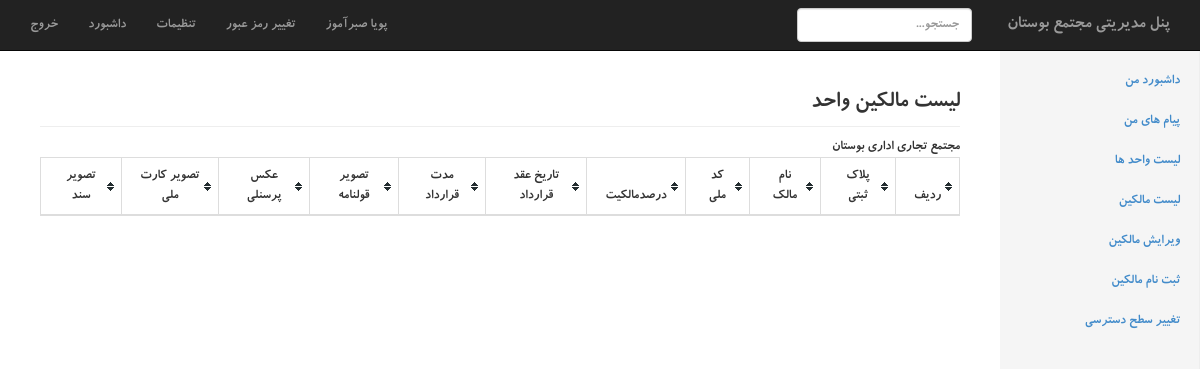
/index.php?page=vahed_contracts&id=1 (signed in), run on an earlier commit of the app's database.
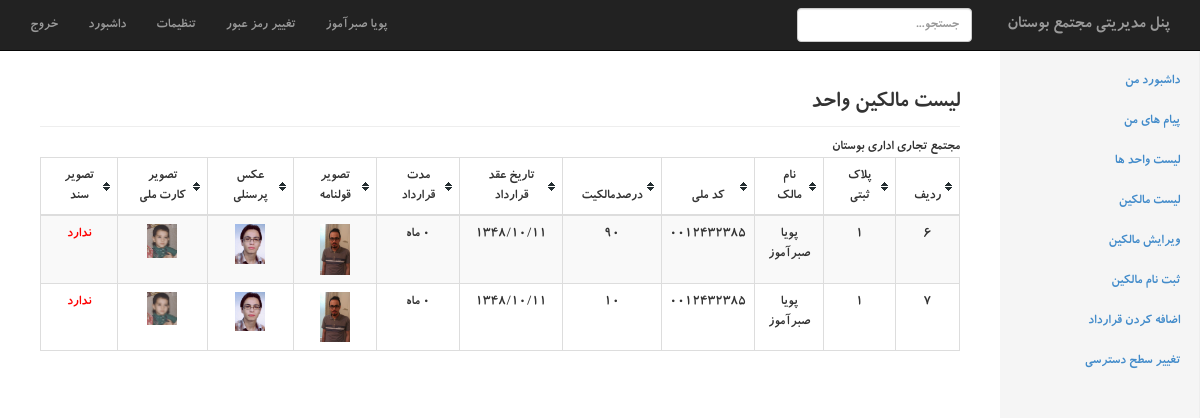
And on a later commit of the database.
### tables this page shows
CREATE TABLE IF NOT EXISTS `contract` (
  `id` int(11) NOT NULL AUTO_INCREMENT,
  `vahed_id` int(11) NOT NULL,
  `users_id` int(11) NOT NULL,
  `percent` int(11) NOT NULL,
  `gholname_image` varchar(250) NOT NULL,
  `begin_date` bigint(20) NOT NULL,
  `duration` int(11) NOT NULL,
  PRIMARY KEY (`id`)
);

CREATE TABLE IF NOT EXISTS `vahed` (
  `id` int(11) NOT NULL AUTO_INCREMENT,
  `radif` varchar(255) DEFAULT NULL,
  `pelak_sabti` varchar(255) DEFAULT NULL,
  `pelak_abi` varchar(255) DEFAULT NULL,
  `address` varchar(255) DEFAULT NULL,
  `masahat_sabti` varchar(255) DEFAULT NULL,
  `kontori_marboote` varchar(255) DEFAULT NULL,
  `shomare_badane_kontor` varchar(255) DEFAULT NULL,
  `shomare_parvande` varchar(255) DEFAULT NULL,
  `noe_faaz` varchar(255) DEFAULT NULL,
  `noe_karbari` varchar(255) DEFAULT NULL,
  `ab` varchar(255) DEFAULT NULL,
  `parking` varchar(255) DEFAULT NULL,
  `gaz` varchar(255) DEFAULT NULL,
  `telephone` varchar(255) DEFAULT NULL,
  `sanad` varchar(250) NOT NULL,
  PRIMARY KEY (`id`)
);

CREATE TABLE IF NOT EXISTS `users` (
  `id` int(11) NOT NULL AUTO_INCREMENT,
  `first_name` varchar(250) NOT NULL,
  `last_name` varchar(250) NOT NULL,
  `melli_code` varchar(250) NOT NULL,
  `mobile` varchar(250) NOT NULL,
  `tel` varchar(250) NOT NULL,
  `address` text NOT NULL,
  `birthday` bigint(20) NOT NULL,
  `personal_image` varchar(250) NOT NULL,
  `karte_melli_image` varchar(250) NOT NULL,
  PRIMARY KEY (`id`)
);

### include/jdf.php (called while the page is built, shortened)
<?php
function jdate($format,$timestamp='',$none='',$time_zone='Asia/Tehran',$tr_num='fa'){
 $T_sec=0;
 $ts=$T_sec+(($timestamp=='' or $timestamp=='now')?time():tr_num($timestamp));
 $date=explode('_',date('H_i_j_n_O_P_s_w_Y',$ts));
 list($j_y,$j_m,$j_d)=gregorian_to_jalali($date[8],$date[3],$date[2]);
 $sl=strlen($format);
 $out='';
 for($i=0; $i<$sl; $i++){
  $sub=substr($format,$i,1);
  switch($sub){
	case'd':
	$out.=($j_d<10)?'0'.$j_d:$j_d;
	break;
	case'm':
	$out.=($j_m>9)?$j_m:'0'.$j_m;
	break;
	case'Y':
	$out.=$j_y;
	break;
	default:$out.=$sub;
  }
 }
 return($tr_num!='en')?tr_num($out,'fa','.'):$out;
}
function tr_num($str,$mod='en',$mf='٫'){
 $num_a=array('0','1','2','3','4','5','6','7','8','9','.');
 $key_a=array('۰','۱','۲','۳','۴','۵','۶','۷','۸','۹',$mf);
 return($mod=='fa')?str_replace($num_a,$key_a,$str):str_replace($key_a,$num_a,$str);
}
function gregorian_to_jalali($g_y,$g_m,$g_d,$mod=''){
	$g_y=tr_num($g_y); $g_m=tr_num($g_m); $g_d=tr_num($g_d);
 $d_4=$g_y%4;
 $g_a=array(0,0,31,59,90,120,151,181,212,243,273,304,334);
 $doy_g=$g_a[(int)$g_m]+$g_d;
 $d_33=(int)((($g_y-16)%132)*.0305);
 $a=($d_33==3 or $d_33<($d_4-1) or $d_4==0)?286:287;
 $b=(($d_33==1 or $d_33==2) and ($d_33==$d_4 or $d_4==1))?78:(($d_33==3 and $d_4==0)?80:79);
 if($doy_g>$b){
  $jy=$g_y-621; $doy_j=$doy_g-$b;
 }else{
  $jy=$g_y-622; $doy_j=$doy_g+$a;
 }
 if($doy_j<187){
  $jm=(int)(($doy_j-1)/31); $jd=$doy_j-(31*$jm++);
 }else{
  $jm=(int)(($doy_j-187)/30); $jd=$doy_j-186-($jm*30); $jm+=7;
 }
 return($mod=='')?array($jy,$jm,$jd):$jy.$mod.$jm.$mod.$jd;
}

### include/vahed_contracts.php (the view, shortened to what this page needs)
<h3 class="sub-header">لیست مالکین واحد</h3>
مجتمع تجاری اداری بوستان
    <table class="table table-striped table-hover table-bordered tablesorter">
    		<thead>
				<tr>
					<th>ردیف</th>
					<th>پلاک ثبتی</th>
                    <th>نام مالک</th>
                    <th>کد ملی</th>
					<th>درصدمالکیت</th>
                    <th>تاریخ عقد قرارداد</th>
                    <th>مدت قرارداد</th>
					<th>تصویر قولنامه</th>
                    <th>عکس پرسنلی</th>
                    <th>تصویر کارت ملی</th>
                    <th>تصویر سند</th>
				</tr>
            </thead>
            <tbody>
<?php
	$id = $_REQUEST['id'];
	$vahed_contracts_query = "SELECT
								contract.id,contract.vahed_id,contract.users_id,contract.percent,contract.gholname_image,contract.begin_date,contract.duration,
								users.first_name,users.last_name,users.melli_code,users.personal_image,users.karte_melli_image,
								vahed.pelak_sabti,vahed.sanad
								 FROM `contract`
									INNER JOIN users ON contract.users_id = users.id
									INNER JOIN vahed ON contract.vahed_id = vahed.id
								 WHERE contract.vahed_id = '$id' ";
	$vahed_contracts_result = $mysqli->query($vahed_contracts_query);
	while($vahed_contracts_row = $vahed_contracts_result->fetch_assoc()){
		if($vahed_contracts_row['gholname_image']){
				$vahed_contracts_row['gholname_image'] = '<a target="_blank" href="images/gholname/'.$vahed_contracts_row['gholname_image'].'"><img src="images/gholname/'.$vahed_contracts_row['gholname_image'].'" width="30"></a>';
				}else{
				$vahed_contracts_row['gholname_image'] = '<span style="color:red">ندارد</span>';
					}
		if($vahed_contracts_row['personal_image']){
				$vahed_contracts_row['personal_image'] = '<a target="_blank" href="images/users/personal/'.$vahed_contracts_row['personal_image'].'"><img src="images/users/personal/'.$vahed_contracts_row['personal_image'].'" width="30"></a>';
				}else{
				$vahed_contracts_row['personal_image'] = '<span style="color:red">ندارد</span>';
					}
		if($vahed_contracts_row['karte_melli_image']){
				$vahed_contracts_row['karte_melli_image'] = '<a target="_blank" href="images/users/melli_card/'.$vahed_contracts_row['karte_melli_image'].'"><img src="images/users/melli_card/'.$vahed_contracts_row['karte_melli_image'].'" width="30"></a>';
				}else{
				$vahed_contracts_row['karte_melli_image'] = '<span style="color:red">ندارد</span>';
					}
		if($vahed_contracts_row['sanad']){
				$vahed_contracts_row['sanad'] = '<a target="_blank" href="images/vahed/'.$vahed_contracts_row['sanad'].'"><img src="images/vahed/'.$vahed_contracts_row['sanad'].'" width="30"></a>';
				}else{
				$vahed_contracts_row['sanad'] = '<span style="color:red">ندارد</span>';
					}
					$vahed_contracts_row['begin_date'] = jdate("Y/m/d",$vahed_contracts_row['begin_date']);
		echo "
		  <tr>
					<td>$vahed_contracts_row[id]</td>
					<td>$vahed_contracts_row[pelak_sabti]</td>
					<td>$vahed_contracts_row[first_name] $vahed_contracts_row[last_name]</td>
					<td>$vahed_contracts_row[melli_code]</td>
					<td>$vahed_contracts_row[percent]</td>
					<td>$vahed_contracts_row[begin_date]</td>
					<td>$vahed_contracts_row[duration] ماه</td>
					<td>$vahed_contracts_row[gholname_image]</td>
					<td>$vahed_contracts_row[personal_image]</td>
					<td>$vahed_contracts_row[karte_melli_image]</td>
					<td>$vahed_contracts_row[sanad]</td>
		  </tr>";
	}
?>
</tbody>
</table>

### index.php (shortened to what this page needs)
<?php
include('include/jdf.php');
?>
<!DOCTYPE html>
<html lang="en">
  <head>
    <link href="css/bootstrap.min.css" rel="stylesheet">
    <link href="css/style.css" rel="stylesheet">
    <link href="css/dashboard.css" rel="stylesheet">
  </head>
  <body>
    <div class="navbar navbar-inverse navbar-fixed-top" role="navigation">
      <div class="container-fluid">
        <div class="navbar-collapse collapse">
          <ul class="nav navbar-nav navbar-right" style="float:left !important">
            <li><a href="logout.php">خروج</a></li>
            <li><a href="#">داشبورد</a></li>
            <li><a href="#">تنظیمات</a></li>
            <li><a href="index.php?page=password_update">تغییر رمز عبور</a></li>
            <li><a href="index.php?page=home"><?php echo $_SESSION['MM_admin_first_name'].' '.$_SESSION['MM_admin_last_name']; ?></a></li>
          </ul>
          <a class="navbar-brand" href="index.php" style="float:right; margin-left:20px;">پنل مدیریتی مجتمع بوستان</a>
          <form class="navbar-form navbar-right">
            <input type="text" class="form-control" placeholder="جستجو...">
          </form>
        </div>
      </div>
    </div>
    <div class="container-fluid">
      <div class="row">
        <?php include('include/sidebar.php'); ?>
        <div class="col-sm-9 col-md-10 main">
          <?php
		  	if(isset($_GET['page'])){
					if(is_file("include/$_GET[page].php")){
						include("include/$_GET[page].php");
					}elseif(is_file("include/tabriz/$_GET[page].php")){
						include("include/tabriz/$_GET[page].php");
					}else{
						echo 'صفحه مورد نظر وجود ندارد.';}
			}else{
				include('include/home.php');
			}
		  ?>
        </div>
      </div>
    </div>
  </body>
</html>

### include/sidebar.php (shortened to what this page needs)
<?php
	$users_edit = false;
	$change_privileges = false;
	$signup_users = false;
	$unit_list = false;
	$add_contract = false;
	$home_active='';$messages_active='';
	$users_list_active='';$users_edit_active='';$signup_users_active='';
	$unit_list_active='';$change_privileges_active='';$add_contract_active='';
	if(in_array('users_edit',$_SESSION['permissions'])){ $users_edit = true; }
	if(in_array('change_privileges',$_SESSION['permissions'])){ $change_privileges = true; }
	if(in_array('signup_users',$_SESSION['permissions'])){ $signup_users = true; }
	if(in_array('unit_list',$_SESSION['permissions'])){ $unit_list = true; }
	if(in_array('add_contract',$_SESSION['permissions'])){ $add_contract = true; }
?>
<div class="col-sm-3 col-md-2 sidebar">
  <ul class="nav nav-sidebar">
<?php
     	echo "<li class='$home_active' ><a href='index.php?page=home'>داشبورد من</a></li>";
     	echo "<li class='$messages_active' ><a href='index.php?page=messages'>پیام های من</a></li>";
     	if($unit_list == true){ echo "<li class='$unit_list_active' ><a href='index.php?page=unit_list'>لیست واحد ها</a></li>";}
     	if($unit_list == true){ echo "<li class='$users_list_active' ><a href='index.php?page=users_list'>لیست مالکین</a></li>";}
    	if($users_edit == true){ echo "<li class='$users_edit_active' ><a href='index.php?page=users_edit'>ویرایش مالکین</a></li>";}
    	if($signup_users == true){ echo "<li class='$signup_users_active' ><a href='index.php?page=signup_users'>ثبت نام مالکین</a></li>";}
    	if($add_contract == true){ echo "<li class='$add_contract_active' ><a href='index.php?page=add_contract'>اضافه کردن قرارداد</a></li>";}
    	if($change_privileges == true){ echo "<li class='$change_privileges_active' ><a href='index.php?page=change_privileges'>تغییر سطح دسترسی</a></li>";}
?>
  </ul>
</div>

### css/style.css (style rules this page uses)
table.tablesorter thead tr .header { background-image: url(bg.gif); background-repeat: no-repeat; background-position:center right; cursor: pointer; }
table.tablesorter thead th { padding:8px 18px; }

### css/dashboard.css (style rules this page uses)
body { padding-top: 50px; direction:rtl; font-family:bkoodakbold,tahoma; }
.sub-header { padding-bottom: 10px; border-bottom: 1px solid #eee; }
@media (min-width: 768px) { .sidebar { position: fixed; top: 51px; bottom: 0; right: 0; z-index: 1000; display: block; padding: 10px; overflow-x: hidden; overflow-y: auto; background-color: #f5f5f5; border-right: 1px solid #eee; } }
.nav-sidebar { margin-right: -51px; margin-bottom: 10px; margin-left: -20px; }
.nav-sidebar > li > a { padding-right: 20px; padding-left: 20px; }
.main { padding: 20px; }
@media (min-width: 768px) { .main { padding-right: 40px; padding-left: 40px; } }
td { text-align:center; }
th { text-align:center; }

What changed in the data, as far as the page shows it:
added contract: id "6", vahed.pelak_sabti "1", users.first_name "پویا", users.last_name "صبرآموز", users.melli_code "0012432385", percent "90", vahed_contracts_row "۱۳۴۸/۱۰/۱۱", duration "0", gholname_image (picture), users.personal_image (picture), users.karte_melli_image (picture)
added contract: id "7", vahed.pelak_sabti "1", users.first_name "پویا", users.last_name "صبرآموز", users.melli_code "0012432385", percent "10", vahed_contracts_row "۱۳۴۸/۱۰/۱۱", duration "0", gholname_image (picture), users.personal_image (picture), users.karte_melli_image (picture)
Also different on the page:
text now shown: "اضافه کردن قرارداد"
